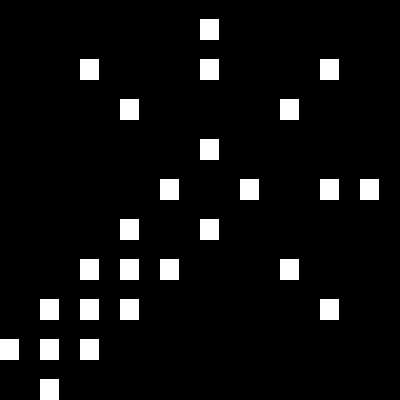

A level layout from a 2D game, rendered from its tile map. Below: a short description, then the map file with tile-grid data replaced by summaries:
An orthogonal 10x10 tile map with 40x40 px tiles, 1 tile layer (Layer 1).

<map version="1.0" orientation="orthogonal" width="10" height="10" tilewidth="40" tileheight="40">
 <tileset firstgid="1" name="texture" tilewidth="40" tileheight="40" spacing="4" margin="4">
  <image source="texture.png" />
 </tileset>
 <layer name="Layer 1" width="10" height="10">
  <data>[100 cells, 25 non-empty, 1 distinct tile ids]</data>
 </layer>
</map>
